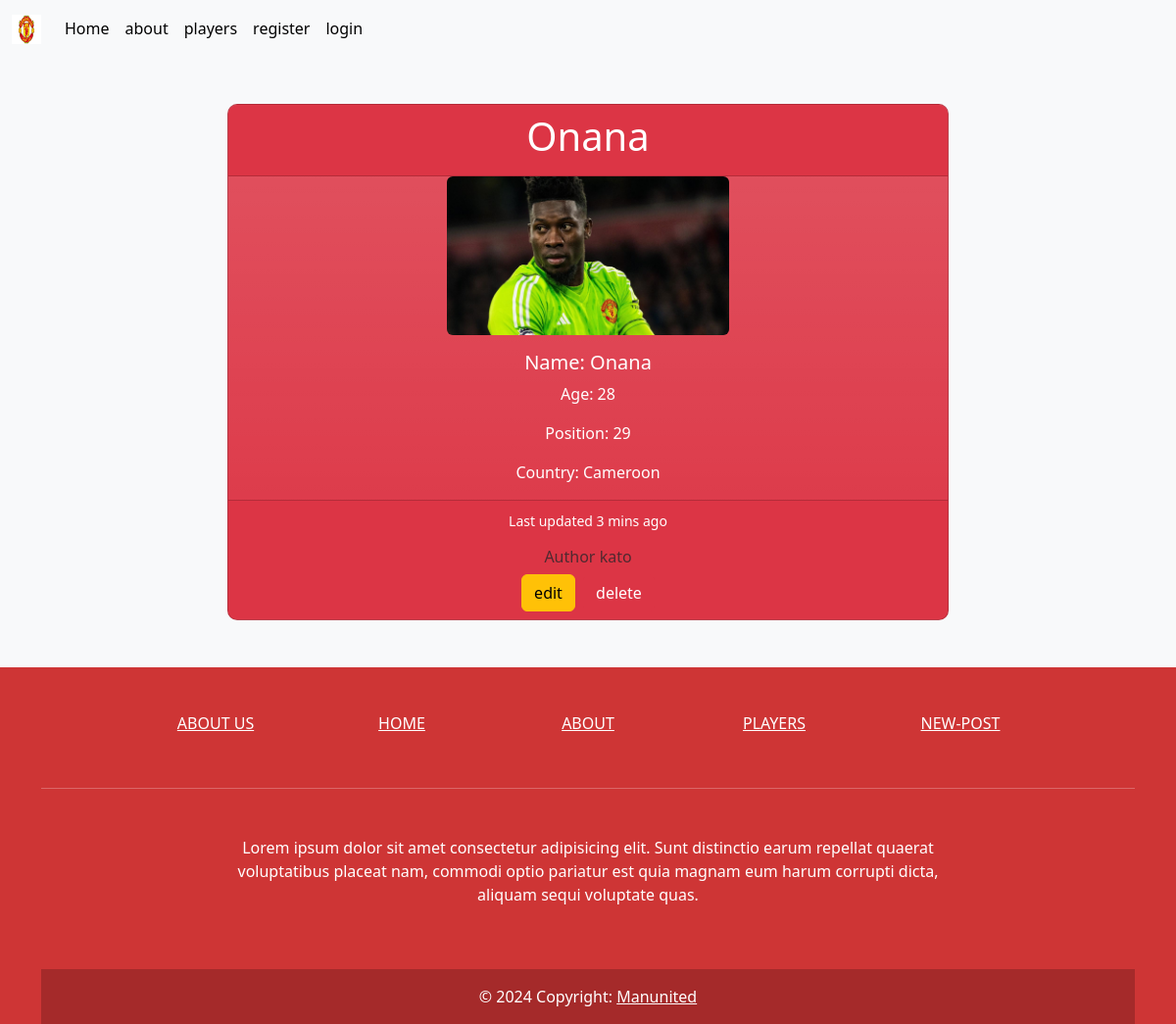
The page /manunited/details/4/ on the database its author committed.
### manunited/models.py (models this page shows, shortened)
class Manunited(models.Model):
      Name =models.CharField(max_length=80)
      Number=models.IntegerField()
      Age=models.IntegerField()
      country=models.CharField(max_length=80)
      image=models.ImageField(upload_to='images/', default='images/default.jpg')
      author = models.ForeignKey(User, on_delete=models.CASCADE, default=None)

### manunited/views.py (the view)
# urls.py: path('details/<int:id>/', views.details, name='details'),
def details(request, id):
    details = Manunited.objects.get(id=id)
    return render(request, 'details.html', {'details': details})

### manunited/templates/details.html (shortened to what this page needs)
{% extends "main.html" %}
{% block content%}
</head>
<body>
<div class="container mt-5">
  <div class="row justify-content-center">
      <div class="col-md-8">
          <div class="card text-center bg-danger bg-gradient text-white">
              <div class="card-header">
                  <h1>{{ details.Name }}</h1>
              </div>
              <img src="{{ details.image.url }}" class="card-img-top rounded mx-auto d-block" alt="{{ details.Name }}" style="width: 18rem;">
              <div class="card-body">
                  <h5 class="card-title">Name: {{ details.Name }}</h5>
                  <p class="card-text">Age: {{ details.Age }}</p>
                  <p class="card-text">Position: {{ details.Number }}</p>
                  <p class="card-text">Country: {{ details.country }}</p>
              </div>
              <div class="card-footer text-muted">
                  <p class="card-text"><small class="text-white">Last updated 3 mins ago</small></p>
                  <h6 class="author"> Author  {{ details.author }}</h6>
                  <a class="btn btn-warning me-1" href="{% url 'manunited:edit-post' details.id %}">
                    edit
                  </a>
                  <button type="button" class="btn btn-danger " data-bs-toggle="modal" data-bs-target="#delete{{ details.id }}">
                    delete
                  </button>
              </div>
          </div>
      </div>
  </div>
</div>
</body>
        <footer class="text-center text-white" style="background-color: #ce3535">
          <div class="container">
            <section class="mt-5">
              <div class="row text-center d-flex justify-content-center pt-5">
                <div class="col-md-2">
                  <h6 class="text-uppercase font-weight-bold">
                    <a href="#!" class="text-white">About us</a>
                  </h6>
                </div>
                <div class="col-md-2">
                  <h6 class="text-uppercase font-weight-bold">
                    <a href="#!" class="text-white">Home</a>
                  </h6>
                </div>
                <div class="col-md-2">
                  <h6 class="text-uppercase font-weight-bold">
                    <a href="#!" class="text-white">About</a>
                  </h6>
                </div>
                <div class="col-md-2">
                  <h6 class="text-uppercase font-weight-bold">
                    <a href="#!" class="text-white">players</a>
                  </h6>
                </div>
                <div class="col-md-2">
                  <h6 class="text-uppercase font-weight-bold">
                    <a href="#!" class="text-white">New-post</a>
                  </h6>
                </div>
              </div>
            </section>
            <hr class="my-5" />
            <section class="mb-5">
              <div class="row d-flex justify-content-center">
                <div class="col-lg-8">
                  <p>
                    Lorem ipsum dolor sit amet consectetur adipisicing elit. Sunt
                    distinctio earum repellat quaerat voluptatibus placeat nam,
                    commodi optio pariatur est quia magnam eum harum corrupti
                    dicta, aliquam sequi voluptate quas.
                  </p>
                </div>
              </div>
            </section>
          <div
               class="text-center p-3"
               style="background-color: rgba(0, 0, 0, 0.2)"
               >
            © 2024 Copyright:
            <a class="text-white" href="#"
               >Manunited</a
              >
          </div>
        </footer>
{% endblock %}

### manunited/templates/details.html (style rules this page uses)
body { background-color: #f8f9fa; }
.card { border-radius: 10px; overflow: hidden; }
.card-header { background-color: #dc3545; color: white; }
.card-img-top { border-top-left-radius: 10px; border-top-right-radius: 10px; max-width: 100%; }
.card-footer { background-color: #dc3545; color: white; }
.author { font-size: 1rem; margin-top: 10px; }

### rows shown on the page
Manunited: Name "Onana", image (picture), Age "28", Number "29", country "Cameroon", author "kato"
